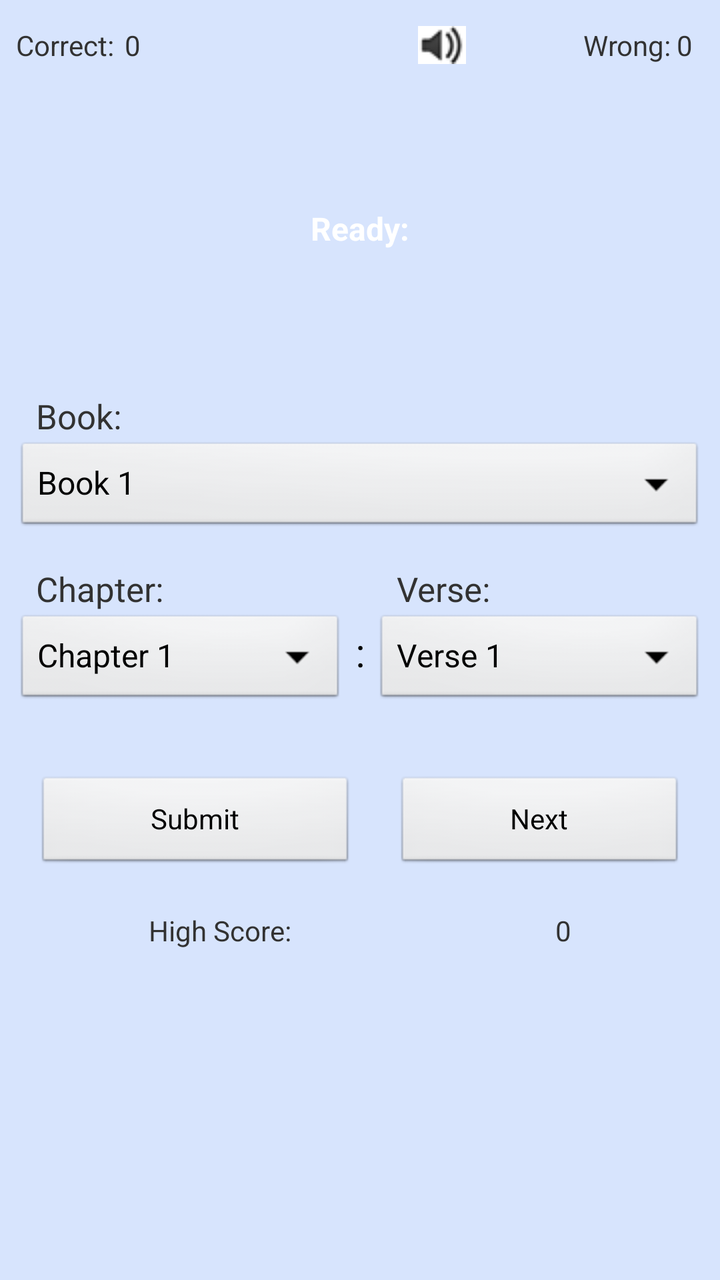
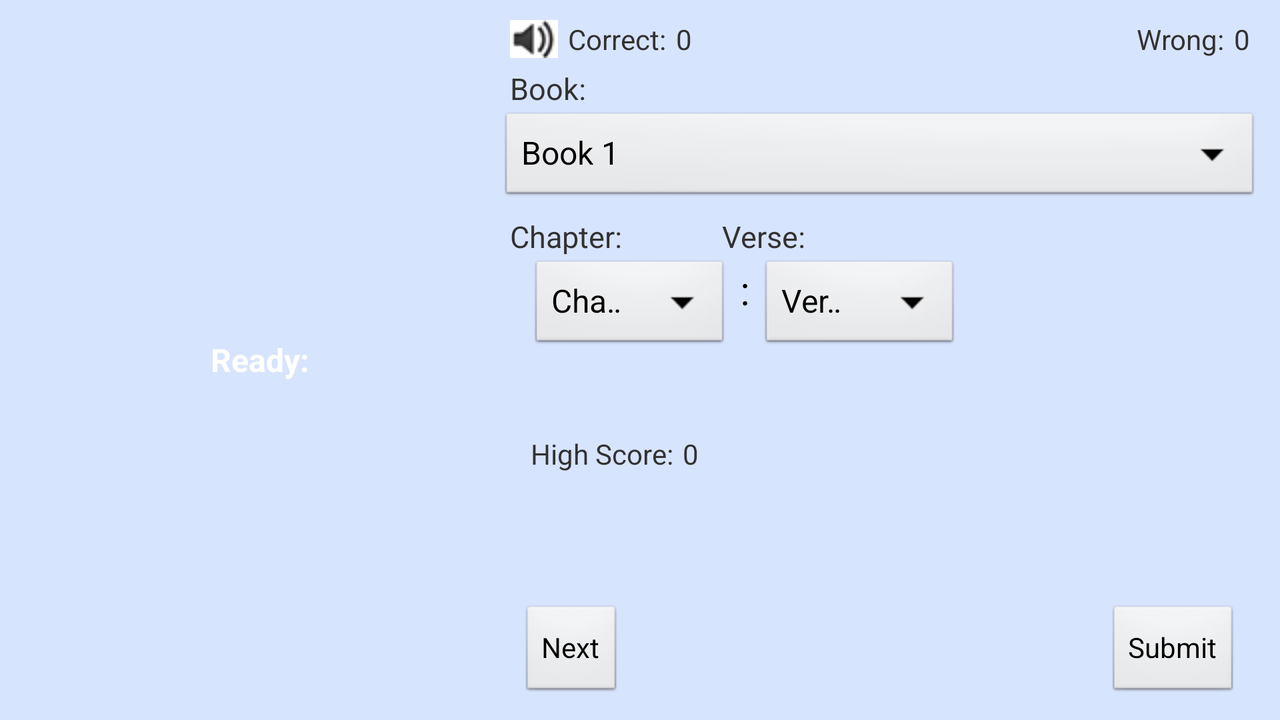

The same Android screen from two of the app's own layout files: first res/layout/ as a phone draws it, then the repository's variant for another configuration, drawn on a device whose configuration selects that folder. Both files follow.
<!-- AndroidManifest.xml: application theme AppTheme -->
<!-- res/layout/iknow_layout.xml -->
<?xml version="1.0" encoding="utf-8"?>
<LinearLayout xmlns:android="http://schemas.android.com/apk/res/android"
    android:layout_width="match_parent"
    android:layout_height="match_parent"
    android:orientation="vertical"
    android:padding="8dip" 
    android:background="#D7E4FD"  
>

    <LinearLayout
    	android:layout_width="fill_parent"
    	android:layout_height="wrap_content"
    	android:paddingTop="5dp"
    	android:paddingBottom="5dp"
    >
    
        <TextView 
        	android:id="@+id/correct"
        	android:layout_width="wrap_content"
       		android:layout_height="wrap_content"    
       		android:gravity="left"
            android:layout_weight="1"
       		android:text="@string/correct_label"
        />
        
        <TextView
        	android:id="@+id/numCorrect"    
        	android:layout_width="wrap_content"
       		android:layout_height="wrap_content"   
       		android:text="0"
       		android:gravity="left"
            android:layout_weight="25"
        />
        
    <ImageButton 
		android:id="@+id/imageButton" 
		android:layout_width="wrap_content" 
		android:layout_height="wrap_content"
		android:contentDescription="@string/tts_desc" 
		android:src="@drawable/soundon4" 
		android:gravity="right"
		android:layout_weight="1"
		android:background="#D7E4FD"
		android:layout_marginRight="50dp"
		/>    
        
        <TextView 
        	android:id="@+id/attemps"
        	android:layout_width="wrap_content"
       		android:layout_height="wrap_content"    
       		android:gravity="right"
            android:layout_weight="1"
       		android:text="@string/attempts_label"
        />
       	
        <TextView
        	android:id="@+id/numAttempts"    
        	android:layout_width="wrap_content"
       		android:layout_height="wrap_content" 
       		android:layout_marginLeft="3dp"  
       		android:text="0"
       		android:gravity="left"
            android:layout_weight="1"
        />
        
    </LinearLayout>   
    
    <TextView
        android:id="@+id/textview_text"
        style="@style/NiceButton"
        android:layout_width="match_parent"
        android:layout_height="wrap_content"
        android:lines="8"
        android:text="@string/ready_label" 
        android:textIsSelectable="true"
        />
    
    <TextView
        android:id="@+id/textview_book_promt"
        android:layout_width="wrap_content"
        android:layout_height="wrap_content"
        android:paddingTop="5dp"
        android:text="@string/book_prompt"
        android:paddingLeft="10dp"
        android:textSize="17sp" />
    
    <Spinner
        android:id="@+id/spinner_book"
        android:layout_width="match_parent"
        android:layout_height="wrap_content"
        android:entries="@array/book_array"
        android:entryValues="@array/book_array"
		android:spinnerMode="dialog"
		android:prompt="@string/book_prompt"
	/>
    
    <LinearLayout
    	android:layout_width="fill_parent"
    	android:layout_height="wrap_content"
    	android:paddingTop="5dp"
    >
        <TextView
        android:id="@+id/textview_chapter_promt"
        android:layout_width="wrap_content"
        android:layout_height="wrap_content"
        android:paddingTop="10dp"
        android:text="@string/chapter_prompt"
        android:paddingLeft="10dp"
        android:textSize="17sp" 
        android:layout_weight="1"
        />
        
        <TextView
        android:id="@+id/textview_verse_promt"
        android:layout_width="wrap_content"
        android:layout_height="wrap_content"
        android:paddingTop="10dp"
        android:text="@string/verse_prompt"
        android:paddingLeft="10dp"
        android:textSize="17sp" 
        android:layout_weight="1"
        />
        
    </LinearLayout>   
    
  	<LinearLayout
    	android:layout_width="fill_parent"
    	android:layout_height="wrap_content"
    >
	    
      	<Spinner
        	android:id="@+id/spinner_chapter"
        	android:layout_width="match_parent"
        	android:layout_height="wrap_content"
        	android:entries="@array/chapter_array"
        	android:entryValues="@array/chapter_array"
			android:layout_weight="1"
			android:spinnerMode="dialog"
			android:prompt="@string/chapter_prompt"
      	/> 
      	
		<TextView
		    android:id="@+id/colon5"
		    android:layout_width="wrap_content"
		    android:layout_height="wrap_content"
		    android:text=" : " 
		    android:textColor="#000000"	    
		    android:textSize="20sp"
		    android:paddingTop="3dp"
		    />
	    
    	<Spinner
        	android:id="@+id/spinner_verse"
        	android:layout_width="match_parent"
        	android:layout_height="wrap_content"
        	android:entries="@array/verse_array"
        	android:entryValues="@array/verse_array"
			android:layout_weight="1"
			android:spinnerMode="dialog"
			android:prompt="@string/verse_prompt"
      	/>   
  	
  	</LinearLayout>   
  	


     <TextView
        android:id="@+id/game_status"
        android:layout_width="wrap_content"
        android:layout_height="wrap_content"
  	    android:layout_gravity="center_horizontal"
        android:paddingTop="5dp"
        android:textSize="15sp" />	 
        
   	<LinearLayout
    	android:layout_width="fill_parent"
    	android:layout_height="wrap_content"
     	android:paddingTop="8dp"   	
    >    
        
   	<Button
  	    android:id="@+id/button_submit"
  	    android:layout_width="wrap_content"
  	    android:layout_height="wrap_content"
  	    android:layout_gravity="left"
  	    android:text="@string/submit" 
  	    android:layout_margin="10dp"
  	    android:layout_weight="1"
  	/>    	
  	
  	<Button
  	    android:id="@+id/next_iknow"
  	    android:layout_width="wrap_content"
  	    android:layout_height="wrap_content"
  	    android:layout_gravity="right"
  	    android:text="@string/next_label" 
  	    android:layout_margin="10dp"
  	    android:layout_weight="1"
  	/>
	</LinearLayout>
	
  	<LinearLayout
    	android:layout_width="fill_parent"
    	android:layout_height="wrap_content"
    >   	
	
   	        <TextView 
        	android:id="@+id/highscore"
        	android:layout_width="wrap_content"
       		android:layout_height="wrap_content"    
       		android:gravity="center"
            android:layout_weight="1"
       		android:text="@string/highscore_label"
        />
        
        <TextView
        	android:id="@+id/numhighscore"    
        	android:layout_width="wrap_content"
       		android:layout_height="wrap_content"   
       		android:text="0"
       		android:gravity="center"
            android:layout_weight="1"
        />
        </LinearLayout>

</LinearLayout>
<!-- resources referenced by this layout -->
<resources>
  <string-array name="book_array">
  		<item>@string/book_1</item>
  		<item>@string/book_2</item>
  		<item>@string/book_3</item>
  	</string-array>
  <string-array name="chapter_array">
  		<item>@string/chapter_1</item>
  		<item>@string/chapter_2</item>
  		<item>@string/chapter_3</item>
  	</string-array>
  <string-array name="verse_array">
  		<item>@string/verse_1</item>
  		<item>@string/verse_2</item>
  		<item>@string/verse_3</item>
  	</string-array>
  <!-- drawable soundon4: png bitmap (drawable, 869 bytes) -->
  <string name="attempts_label">Wrong: </string>
  <string name="book_prompt">Book:</string>
  <string name="chapter_prompt">Chapter:</string>
  <string name="correct_label">Correct: </string>
  <string name="highscore_label">High Score: </string>
  <string name="next_label"> Next </string>
  <string name="ready_label">Ready: </string>
  <string name="submit">Submit</string>
  <string name="tts_desc">Read Scripture</string>
  <string name="verse_prompt">Verse:</string>
  <style name="NiceButton" parent="@android:style/Widget.Button">
  	    <item name="android:gravity">center_vertical|center_horizontal</item>
  	    <item name="android:textColor">#FFFFFF</item>
  	    <item name="android:background">@drawable/nice_button_enabled</item>
  	    <item name="android:textSize">16sp</item>
  	    <item name="android:textStyle">bold</item>
  	    <item name="android:focusable">true</item>
  	    <item name="android:clickable">true</item>
  	</style>
  <style name="AppTheme" parent="AppBaseTheme">
          
      </style>
  <string name="book_1">Book 1</string>
  <string name="book_2">Book 2</string>
  <string name="book_3">Book 3</string>
  <string name="chapter_1">Chapter 1</string>
  <string name="chapter_2">Chapter 2</string>
  <string name="chapter_3">Chapter 3</string>
  <string name="verse_1">Verse 1</string>
  <string name="verse_2">Verse 2</string>
  <string name="verse_3">Verse 3</string>
  <style name="AppBaseTheme" parent="android:Theme.Light">
          
      </style>
</resources>
<!-- res/layout-land/iknow_layout.xml (the repository's variant of the layout above) -->
<!-- drawn on the phone turned sideways -->
<?xml version="1.0" encoding="utf-8"?>
<RelativeLayout xmlns:android="http://schemas.android.com/apk/res/android"
    android:layout_width="match_parent"
    android:layout_height="match_parent"

    android:padding="10dip" 
    android:background="#D7E4FD" 
>

     <TextView
        android:id="@+id/textview_text"
        style="@style/NiceButton"
        android:layout_width="240dp"
        android:layout_height="match_parent"
        android:text="@string/ready_label" 
        android:textIsSelectable="true"
        />   

    <ImageButton 
		android:id="@+id/imageButton" 
		android:layout_width="wrap_content" 
		android:layout_height="wrap_content"
		android:contentDescription="@string/tts_desc" 
        android:layout_toRightOf="@id/textview_text"		
		android:src="@drawable/soundon4" 
		android:layout_marginLeft="5dp"
		android:gravity="left"
		android:background="#D7E4FD"
		/>      
     
        <TextView
            android:id="@+id/correct"
            android:layout_width="wrap_content"
            android:layout_height="wrap_content"
            android:gravity="left"
            android:layout_toRightOf="@id/imageButton"
            android:paddingLeft="5dp"
            android:text="@string/correct_label" />

        <TextView
            android:id="@+id/numCorrect"
            android:layout_width="wrap_content"
            android:layout_height="wrap_content"
            android:gravity="left"
            android:layout_marginLeft="5dp"
            android:layout_toRightOf="@id/correct"
            android:text="0" />
   
           <TextView
            android:id="@+id/numAttempts"
            android:layout_width="wrap_content"
            android:layout_height="wrap_content"
   	    	android:layout_alignParentRight="true"  
   	    	android:layout_above="@id/textview_book_promt" 	    	         
            android:gravity="right"
            android:paddingRight="5dp"
            android:text="0" />      
        
   	<TextView
  	    android:id="@+id/attemps"
  	    android:layout_width="wrap_content"
  	    android:layout_height="wrap_content"
  	    android:layout_marginRight="5dp"
  	    android:layout_toLeftOf="@id/numAttempts"
  	    android:gravity="right"
  	    android:text="@string/attempts_label" />       
        

       	

        
    <TextView
        android:id="@+id/textview_book_promt"
        android:layout_width="wrap_content"
        android:layout_height="wrap_content"
        android:text="@string/book_prompt"
 		android:layout_toRightOf="@id/textview_text"
		android:layout_below="@id/correct"       
        android:textSize="15sp"
        android:paddingLeft="5dp"  
        android:paddingTop="5dp"     
         />  	
  	
  	<Spinner
  	    android:id="@+id/spinner_book"
  	    android:layout_width="match_parent"
  	    android:layout_height="wrap_content"
		android:layout_toRightOf="@id/textview_text"
		android:layout_below="@id/textview_book_promt"
  	    android:entries="@array/book_array"
  	    android:entryValues="@array/book_array"
  	    android:spinnerMode="dialog"

		/>        
        
       <TextView
        android:id="@+id/textview_chapter_promt"
        android:layout_width="wrap_content"
        android:layout_height="wrap_content"
        android:text="@string/chapter_prompt"
        android:textSize="15sp" 
        android:paddingLeft="5dp"   
        android:layout_marginTop="5dp"      
 		android:layout_toRightOf="@id/textview_text"
		android:layout_below="@id/spinner_book"       

        />	
        
       
       <TextView
        android:id="@+id/textview_verse_promt"
        android:layout_width="wrap_content"
        android:layout_height="wrap_content"
 		android:layout_toRightOf="@id/textview_chapter_promt"
 		android:layout_above="@id/spinner_chapter"
		android:layout_marginLeft="50dp"
		android:layout_marginTop="5dp"    
        android:text="@string/verse_prompt"
        android:textSize="15sp" 

        />
        
       	<Spinner
        	android:id="@+id/spinner_chapter"
        	android:layout_width="100dp"
        	android:layout_height="wrap_content"
        	android:entries="@array/chapter_array"
        	android:entryValues="@array/chapter_array"
			android:gravity="center"
			android:layout_toRightOf="@id/textview_text"			
			android:layout_below="@id/textview_chapter_promt"
			android:layout_marginLeft="15dp"
  	    	android:spinnerMode="dialog"			
      	/>        
      	
	<TextView
	    android:id="@+id/colon4"
	    android:layout_below="@id/textview_chapter_promt"
	    android:layout_toRightOf="@id/spinner_chapter"
	    android:layout_width="wrap_content"
	    android:layout_height="wrap_content"
	    android:text=" : " 
	    android:textSize="20sp"
	    android:paddingTop="3dp"
	    android:textColor="#000000"
	    >     	</TextView>
      	
   	<Spinner
  	    android:id="@+id/spinner_verse"
  	    android:layout_width="100dp"
  	    android:layout_height="wrap_content"
		android:layout_toRightOf="@id/spinner_chapter" 
		android:layout_below="@+id/textview_chapter_promt"
		android:layout_marginLeft="15dp"
  	    android:gravity="center"
  	    android:entries="@array/verse_array"
  	    android:entryValues="@array/verse_array"
   	    android:spinnerMode="dialog" 	    
  	     />      	
  	    
   	<TextView
        android:id="@+id/game_status"
        android:layout_width="match_parent"
        android:layout_height="wrap_content"
  	    android:gravity="center"
  	    android:layout_below="@+id/spinner_chapter"
 		android:layout_toRightOf="@id/textview_text" 	    
        android:paddingTop="15dp"
        android:textSize="15sp" />  	
        
   	   	<TextView 
        	android:id="@+id/highscore"
        	android:layout_width="wrap_content"
       		android:layout_height="wrap_content"    
       		android:gravity="center"
  	    	android:layout_below="@+id/game_status"
 			android:layout_toRightOf="@id/textview_text" 
 			android:layout_marginLeft="15dp"
 			android:layout_marginTop="5dp"
       		android:text="@string/highscore_label"
        />
        
        <TextView
        	android:id="@+id/numhighscore"    
        	android:layout_width="wrap_content"
       		android:layout_height="wrap_content" 
       		android:layout_below="@+id/game_status"
 			android:layout_toRightOf="@id/highscore" 
 			android:layout_marginLeft="5dp"  
  			android:layout_marginTop="5dp"			
       		android:text="0"
       		android:gravity="center"

        />

  	<Button
  	    android:id="@+id/button_submit"
  	    android:layout_width="wrap_content"
  	    android:layout_height="wrap_content"
  	    android:layout_alignBottom="@id/textview_text"

		android:layout_marginRight="10dp"
    	android:layout_alignParentRight="true"    	    
  	    android:text="@string/submit" />

  	<Button
  	    android:id="@+id/next_iknow"
  	    android:layout_width="wrap_content"
  	    android:layout_height="wrap_content"
  	    android:layout_toRightOf="@id/textview_text"
  	    android:layout_alignBottom="@id/textview_text"
  	    android:layout_marginLeft="10dp"
  	    android:text="@string/next_label" />



</RelativeLayout>
